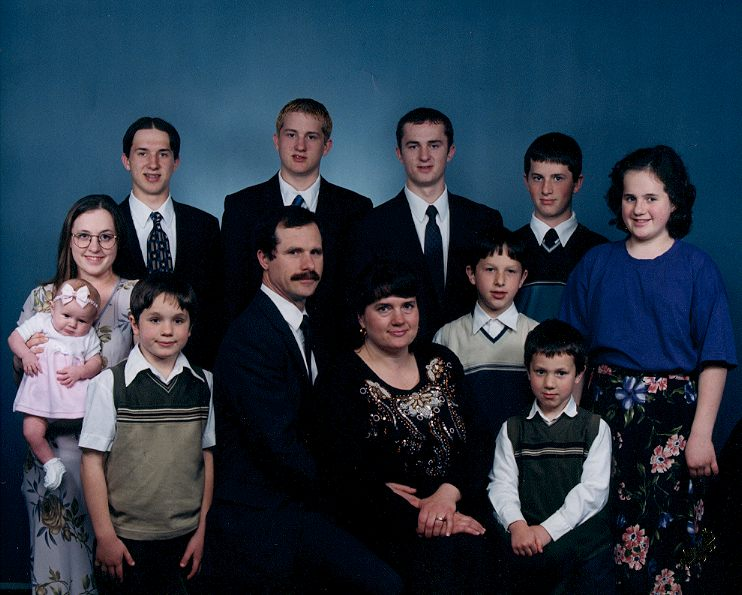
#> input picture face detection project/test.jpg, 742 x 595 px
$ python detect_face_image.py
#> lines starting #> are read from the running program, lines starting #| are printed output that depends on the picture; after the words box and inside, x2 and y2 are one past the last pixel; in counts of white or black regions, pixels touching at a corner belong together
import cv2
#y=10
#h='hello'
# Load the cascade

face_cascade = cv2.CascadeClassifier('haarcascade_frontalface_default.xml')


# Read the input image
#D:/internship2021/machine learning\codes\facedetection-master
img = cv2.imread('test.jpg')
#> img is the input picture: shape (595, 742, 3); mean B, G, R 68.3, 53.9, 40.9

# Convert into grayscale
gray = cv2.cvtColor(img, cv2.COLOR_BGR2GRAY)
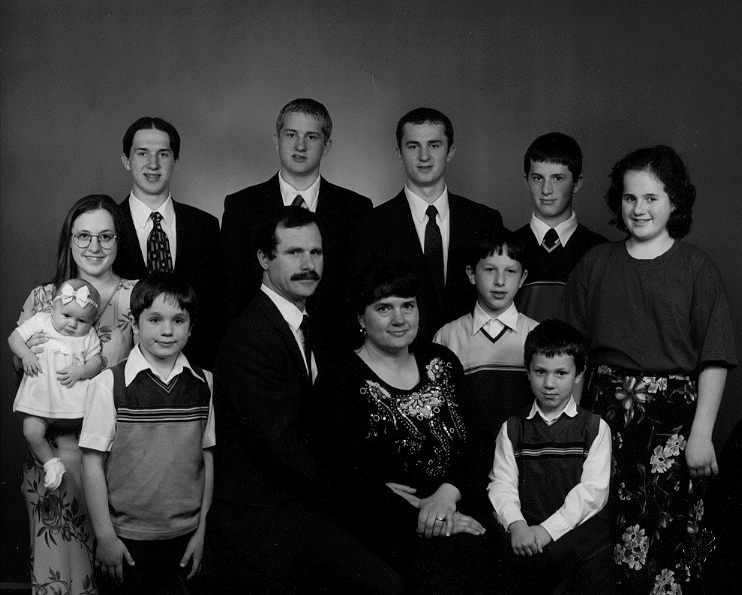
#> gray: shape (595, 742); min 0, max 253, mean 51.6

# Detect faces
faces = face_cascade.detectMultiScale(gray, 1.1, 4)
#> faces = [[394, 122, 61, 61], [124, 131, 58, 58], [520, 157, 56, 56], [612, 174, 63, 63], [472, 250, 56, 56], [523, 350, 59, 59], [272, 113, 59, 59], [64, 213, 60, 60], [272, 227, 66, 66], [366, 284, 62, 62], [134, 295, 64, 64]]

# Draw rectangle around the faces
for (x, y, w, h) in faces:
     cv2.rectangle(img, (x, y), (x + w, y + h), (0, 255, 0), 2)
#> this loop made 11 passes
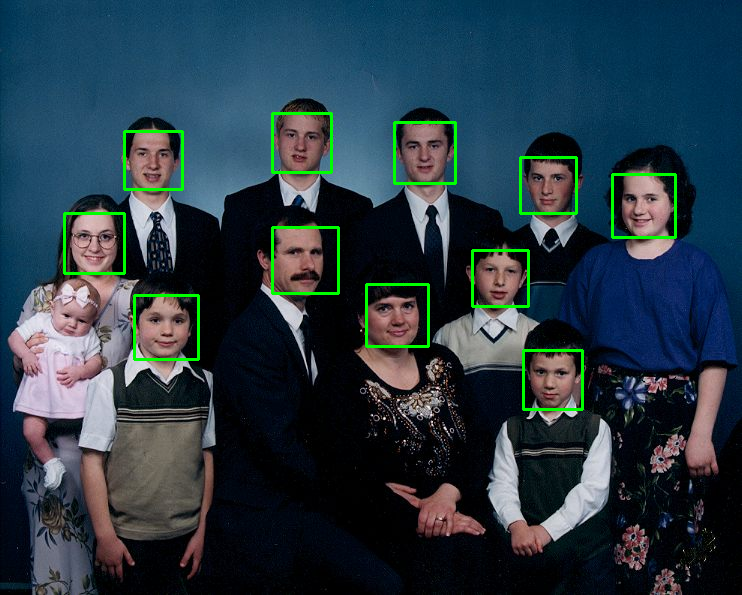
#> img: shape (595, 742, 3); 1.79% of pixels changed, all inside (x1, y1, x2, y2) = (63, 112, 677, 411)
     #x=x+1

# Display the output
cv2.imshow('Face Finder', img)
#cv2.imshow('face detect', gray)
cv2.waitKey()

$ run again, with face detection project/rose.jpg copied over face detection project/test.jpg
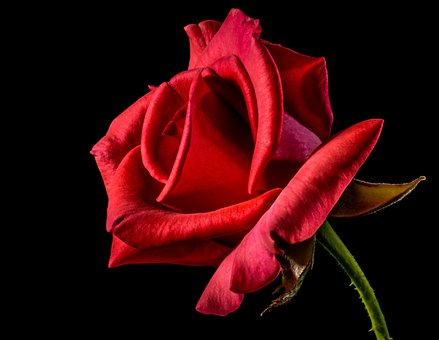
#> input picture face detection project/rose.jpg, 439 x 340 px
#> img is the input picture: shape (340, 439, 3); mean B, G, R 10.1, 8, 54.7
#> `gray = cv2.cvtColor(img, cv2.COLOR_BGR2GRAY)`:
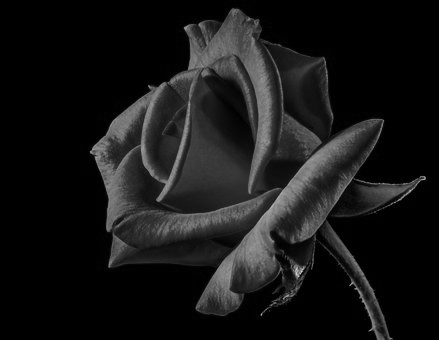
#> gray: shape (340, 439); min 0, max 213, mean 22.2
#> faces = ()
